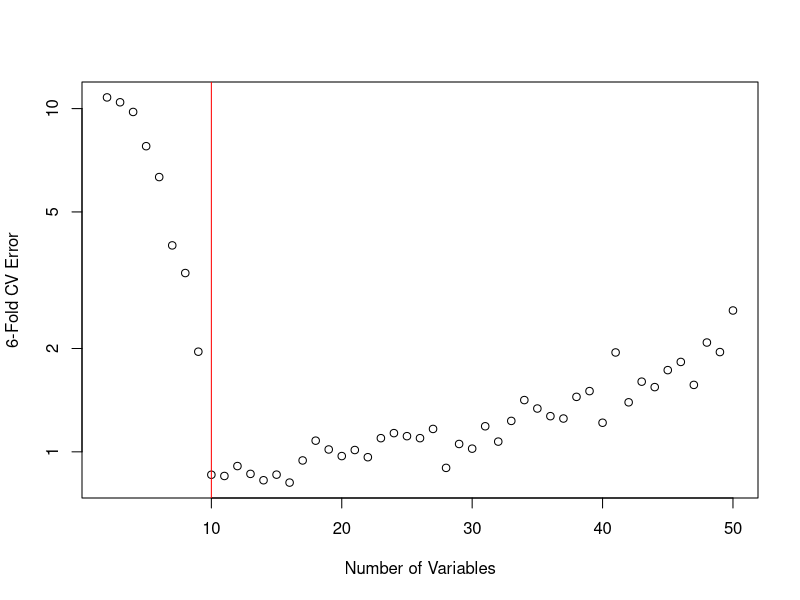

Reproduce this figure in R. (Note: this script raises an error after producing the figure.)
## ---- chunk 1
xtr = matrix(rnorm(100*100), ncol = 100)
xtr[1:6, 1:10]
## ---- chunk 2
beta = c(rep(1,10), rep(0,90))
beta[1:15]
## ---- chunk 3
ytr = xtr%*%beta + rnorm(100)
ytr[1:5]
## ---- chunk 4
cv.err = NULL
## ---- chunk 5
library(boot)
for(i in 2:50) {
    dat = data.frame(x=xtr[ ,1:i], y=ytr)
    mod = glm(y~., data = dat)
    cv.err = c(cv.err, cv.glm(dat, mod, K=6)$delta[1])
}
## ---- chunk 6
plot(2:50, cv.err, xlab="Number of Variables", ylab = "6-Fold CV Error", log = "y")
abline(v=10, col = "red")
## ---- chunk 7
set.seed(17)
## ---- chunk 8
cv.error.10=rep(0,10)
for (i in 1:10){
  glm.fit=glm(mpg~poly(horsepower,i),data=Auto)
  cv.error.10[i]=cv.glm(Auto,glm.fit,K=10)$delta[1]
}
cv.error.10
## ---- chunk 9
plot(cv.error.10, xlab = "polynomial degree", cex = 5) 
lines(cv.error.10)
